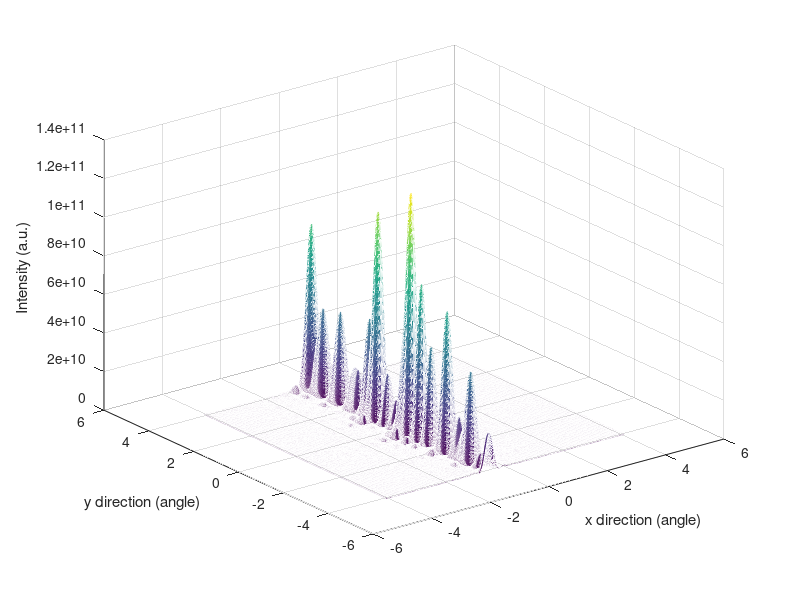

Recreate this plot in MATLAB.
clc;
clear;

% parameter definition
A = 1;
Nx = 128;
Ny = 128;
lam = 1550e-9;
Zx = 2000e-9;
Zy = 2000e-9;
a1 = 1000e-9;
a2 = 1000e-9;
k = 2*pi/lam;
neff = 1.56;
nct = 1;
thix = -4.05*pi/180 : 0.01*pi/180 : 4.05*pi/180;
thiy = thix';

for i = 1: 100
    lamx = 1000 * 10^(-9) * (rand(1,1) - 0.5) / 5 / 2;
    Eall = 0;
    for h = 0:Ny-1
        E = exp(1i * (k * h * Zy .* sin(thiy) - (rand(1,1) - 0.5) .* 2 * pi));
        Eall = Eall + E;
    end
    Eall = Eall .* sin(Nx/2 * (k * Zx .* sin(thix) - k * neff * lamx)) ./ ...
        sin(1/2 * (k * Zx .* sin(thix) - k * neff * lamx));
    Eall = abs(Eall);
    T = A * Nx * Ny .* ((sinc((pi * a1) ./ lam .* sin(thix))) .* ...
        (sinc((pi * a2) ./ lam .* sin(thiy))) .* Eall).^2;
    thix_0 = rad2deg(thix);
    thiy_0 = rad2deg(thiy);
    figure(1);
    mesh(thix_0, thiy_0, T);
    xlabel('x direction (angle)');
    ylabel('y direction (angle)');
    zlabel('Intensity (a.u.)');
end
